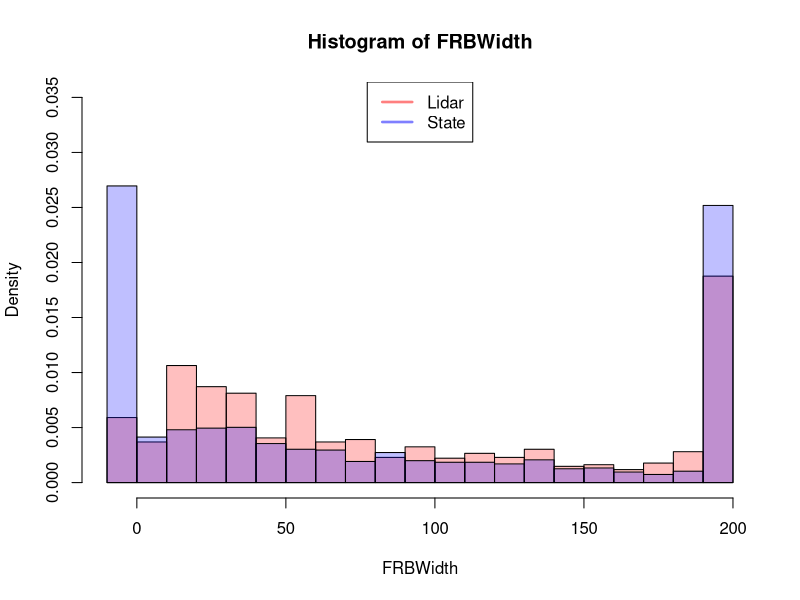
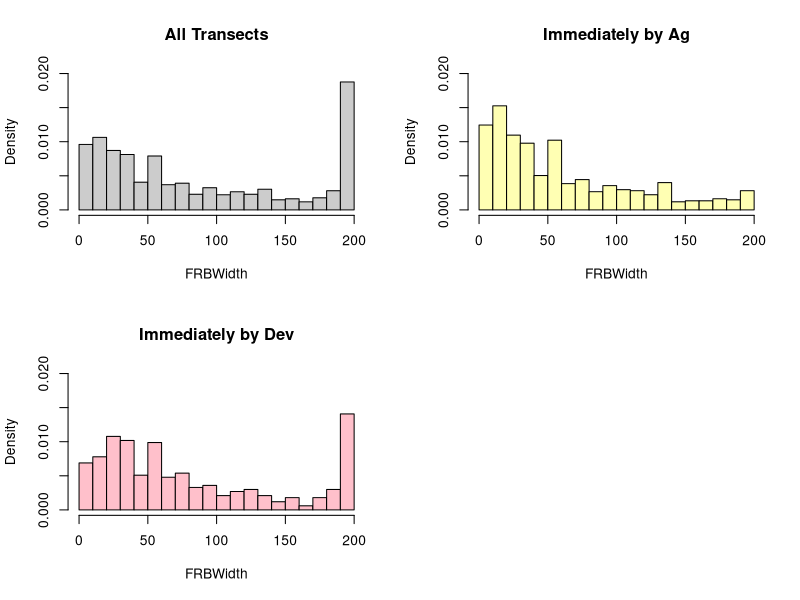

Generate these figures, in order, with R: (Note: this script raises an error after producing the figures.)
## ---- chunk 1
library(ggplot2)
data <- read.csv("results_v4.csv")
#write.csv(data,"results_v4.csv")
## ---- chunk 2
t.first <- data[data$Id == 1, ]
FRBWidth.Lidar.mean <- mean(t.first$FRBWidth.Lidar)
FRBWidth.State.mean <- mean(t.first$FRBWidth.State)

cat("===FRBWidth===\nMean:\n\tLidar:",FRBWidth.Lidar.mean,"\n\tState:",FRBWidth.State.mean,
    "\nSD:\n\tLidar:",sd(t.first$FRBWidth.Lidar),"\n\tState:",sd(t.first$FRBWidth.State),
    "\nVar:\n\tLidar:",var(t.first$FRBWidth.Lidar),"\n\tState:",var(t.first$FRBWidth.State),"\n")

hist(t.first$FRBWidth.Lidar, probability=TRUE, breaks=seq(-10,200,10), main="Histogram of FRBWidth",xlab="FRBWidth",ylim=c(0,0.035),col=rgb(1,0,0,0.25))
hist(t.first$FRBWidth.State, probability=TRUE, breaks=seq(-10,200,10), add=T, col=rgb(0,0,1,0.25))

legend("top",c("Lidar","State"),col=c(rgb(1,0,0,0.5),rgb(0,0,1,0.5)),lwd=c(2.5,2.5))
## ---- chunk 3
#Followed by Agriculture: Distance = FRBWidth + 10 AND LU = 20
t.ag <- data[data$Distance == (data$FRBWidth.State+10) & data$LU == 20, ]
t.ag.mean <- mean(t.ag$FRBWidth.State)
t.ag.sd <- sd(t.ag$FRBWidth.State)
t.ag.var <- var(t.ag$FRBWidth.State)

#Followed by Developed
t.dev <- data[data$Distance == (data$FRBWidth.State+10) & data$LU == 10, ]
t.dev.mean <- mean(t.dev$FRBWidth.State)
t.dev.sd <- sd(t.dev$FRBWidth.State)
t.dev.var <- var(t.dev$FRBWidth.State)

#Followed by Forest
t.for <- data[data$Distance == (data$FRBWidth.State+10) & data$LU == 40, ]
t.for.mean <- mean(t.for$FRBWidth.State)
t.for.sd <- sd(t.for$FRBWidth.State)
t.for.var <- var(t.for$FRBWidth.State)
## ---- chunk 4
cat("Immediately by Ag:\n\tMean =",t.ag.mean,"\n\tSD =",t.ag.sd,"\n\tVar =",t.ag.var)
cat("Immediately by Dev:\n\tMean =",t.dev.mean,"\n\tSD =",t.dev.sd,"\n\tVar =",t.dev.var)
cat("Immediately by Forest:\n\tMean =",t.for.mean,"\n\tSD =",t.for.sd,"\n\tVar =",t.for.var)
## ---- chunk 5
par(mfrow=c(2,2))
hist(t.first$FRBWidth.Lidar,  col=rgb(0.8,0.8,0.8),probability=TRUE, breaks=20, main="All Transects",xlab="FRBWidth",ylim=c(0,0.02),xlim=c(0,200))
hist(t.ag$FRBWidth.Lidar, col=rgb(1,1,.7), probability=TRUE,breaks=20,main="Immediately by Ag",xlab="FRBWidth",ylim=c(0,0.02),xlim=c(0,200))
hist(t.dev$FRBWidth.Lidar, col=rgb(1,192/255,203/255), probability=TRUE,breaks=20,main="Immediately by Dev",xlab="FRBWidth",ylim=c(0,0.02),xlim=c(0,200))
hist(t.for$FRBWidth.Lidar, col=rgb(60/255,179/255,113/255), probability=TRUE,breaks=20,main="Immediately by Forest",xlab="FRBWidth",ylim=c(0,0.02),xlim=c(0,200))
## ---- chunk 6
#Followed by Agriculture: Distance = FRBWidth + 10 AND LU = 20
t.ag <- data[data$Distance == (data$FRBWidth+10) & data$Next.LU == 20 & !is.na(data$Next.LU), ]
t.ag.mean <- mean(t.ag$FRBWidth)
t.ag.sd <- sd(t.ag$FRBWidth)
t.ag.var <- var(t.ag$FRBWidth)

#Followed by Developed
t.dev <- data[data$Distance == (data$FRBWidth+10) & data$Next.LU == 10 & !is.na(data$Next.LU), ]
t.dev.mean <- mean(t.dev$FRBWidth)
t.dev.sd <- sd(t.dev$FRBWidth)
t.dev.var <- var(t.dev$FRBWidth)

#Followed by Forest
t.for <- data[data$Distance == (data$FRBWidth+10) & data$Next.LU == 40 & !is.na(data$Next.LU), ]
t.for.mean <- mean(t.for$FRBWidth)
t.for.sd <- sd(t.for$FRBWidth)
t.for.var <- var(t.for$FRBWidth)
## ---- chunk 7
cat("Followed by Ag:\n\tMean =",t.ag.mean,"\n\tSD =",t.ag.sd,"\n\tVar =",t.ag.var)
cat("Followed by Dev:\n\tMean =",t.dev.mean,"\n\tSD =",t.dev.sd,"\n\tVar =",t.dev.var)
cat("Followed by Forest:\n\tMean =",t.for.mean,"\n\tSD =",t.for.sd,"\n\tVar =",t.for.var)
## ---- chunk 8
par(mfrow=c(2,2))
hist(t.first$FRBWidth,  col=rgb(0.8,0.8,0.8),probability=TRUE, breaks=20, main="All Transects",xlab="FRBWidth",ylim=c(0,0.05),xlim=c(0,200))
hist(t.ag$FRBWidth, col=rgb(1,1,.7), probability=TRUE,breaks=20,main="Followed by Ag",xlab="FRBWidth",ylim=c(0,0.05),xlim=c(0,200))
hist(t.dev$FRBWidth, col=rgb(1,192/255,203/255), probability=TRUE,breaks=20,main="Followed by Dev",xlab="FRBWidth",ylim=c(0,0.05),xlim=c(0,200))
hist(t.for$FRBWidth, col=rgb(60/255,179/255,113/255), probability=TRUE,breaks=20,main="Followed by Forest",xlab="FRBWidth",ylim=c(0,0.05),xlim=c(0,200))
## ---- chunk 9
heightStats <- data.frame(Mean.Height=numeric(200),Distance=numeric(200),FRBWidth=numeric(200))

i <- 1
width <- 0

while (i <= 200){
  width <- width+1
  n <- 1
  while (n <= width){
    dist <- n*10
    heightStats[i,] <- cbind(mean(data[data$FRBWidth == width*10 & data$Distance == dist,"Height"]),dist,width*10)
    i<-i+1
    n<-n+1
  }
}

plot(x=heightStats$Distance,y=heightStats$Mean.Height,xlab="Distance",ylab="Mean Height",col=as.factor(heightStats$FRBWidth), pch="+")

plotAtDistance <- function(d){
  sub <- heightStats[heightStats$Distance == d,]
  label <- paste("Distance =",d)
    plot(y=sub$Mean.Height, x=sub$FRBWidth,ylab="Mean Height",xlab="FRB Width",main=label,pch=20,type="o",ylim=c(0,20),xlim=c(0,200))
  
  sub #return df
}
## ---- chunk 10
par(mfrow=c(1,2))
for (i in seq(10,200,10)){
  plotAtDistance(i)
}
